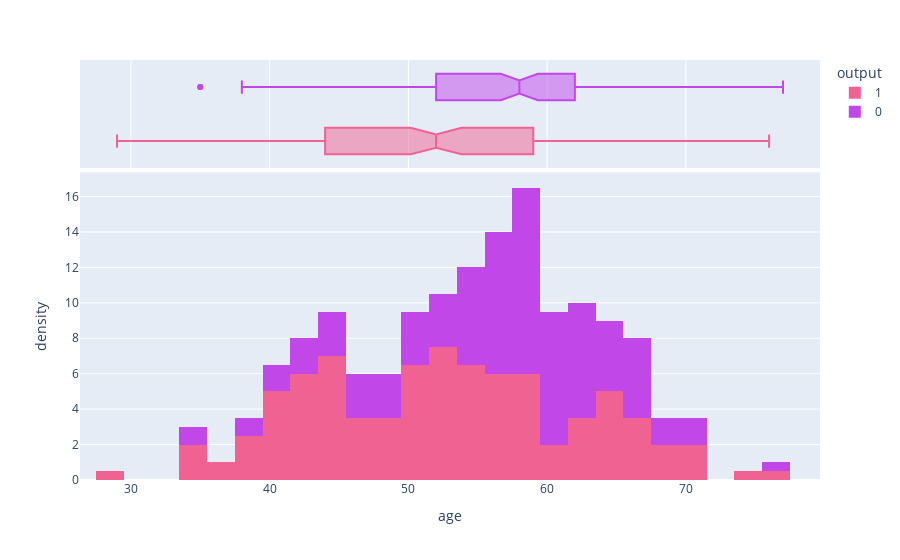

Here is the notebook cell this chart was saved with:
### Markdown cell above
Distribution of Ages shown that most of the patient are between 50 - 68 Years of age.

### Code cell
#distribution of Age as per heart disease

cls = 'output'
mrg = 'box'
hst = 'density'
cdm = {0:'#C147E9',1:'#F06292'}

age_hds = px.histogram(data, x='age', color=cls, marginal=mrg, histnorm=hst, color_discrete_map=cdm)
age_hds.show()

### Figure 1 — Plotly figure (JSON) as saved in the notebook; plotly's stock layout.template omitted (floating-point values rounded to 4 significant figures; data arrays with more than 128 entries replaced by an {"elided": "..."} marker saying what was removed)
{"data": [{"alignmentgroup": "True", "bingroup": "x", "histnorm": "density", "hovertemplate": "output=1<br>age=%{x}<br>density=%{y}<extra></extra>", "legendgroup": "1", "marker": {"color": "#F06292", "pattern": {"shape": ""}}, "name": "1", "offsetgroup": "1", "orientation": "v", "showlegend": true, "type": "histogram", "x": {"elided": "165 int values"}, "xaxis": "x", "yaxis": "y"}, {"alignmentgroup": "True", "hovertemplate": "output=1<br>age=%{x}<extra></extra>", "legendgroup": "1", "marker": {"color": "#F06292"}, "name": "1", "notched": true, "offsetgroup": "1", "showlegend": false, "type": "box", "x": {"elided": "165 int values"}, "xaxis": "x2", "yaxis": "y2"}, {"alignmentgroup": "True", "bingroup": "x", "histnorm": "density", "hovertemplate": "output=0<br>age=%{x}<br>density=%{y}<extra></extra>", "legendgroup": "0", "marker": {"color": "#C147E9", "pattern": {"shape": ""}}, "name": "0", "offsetgroup": "0", "orientation": "v", "showlegend": true, "type": "histogram", "x": {"elided": "138 int values"}, "xaxis": "x", "yaxis": "y"}, {"alignmentgroup": "True", "hovertemplate": "output=0<br>age=%{x}<extra></extra>", "legendgroup": "0", "marker": {"color": "#C147E9"}, "name": "0", "notched": true, "offsetgroup": "0", "showlegend": false, "type": "box", "x": {"elided": "138 int values"}, "xaxis": "x2", "yaxis": "y2"}], "layout": {"barmode": "relative", "legend": {"title": {"text": "output"}, "tracegroupgap": 0}, "margin": {"t": 60}, "xaxis": {"anchor": "y", "domain": [0, 1], "title": {"text": "age"}}, "xaxis2": {"anchor": "y2", "domain": [0, 1], "matches": "x", "showgrid": true, "showticklabels": false}, "yaxis": {"anchor": "x", "domain": [0, 0.7326], "title": {"text": "density"}}, "yaxis2": {"anchor": "x2", "domain": [0.7426, 1], "matches": "y2", "showgrid": false, "showline": false, "showticklabels": false, "ticks": ""}}}
